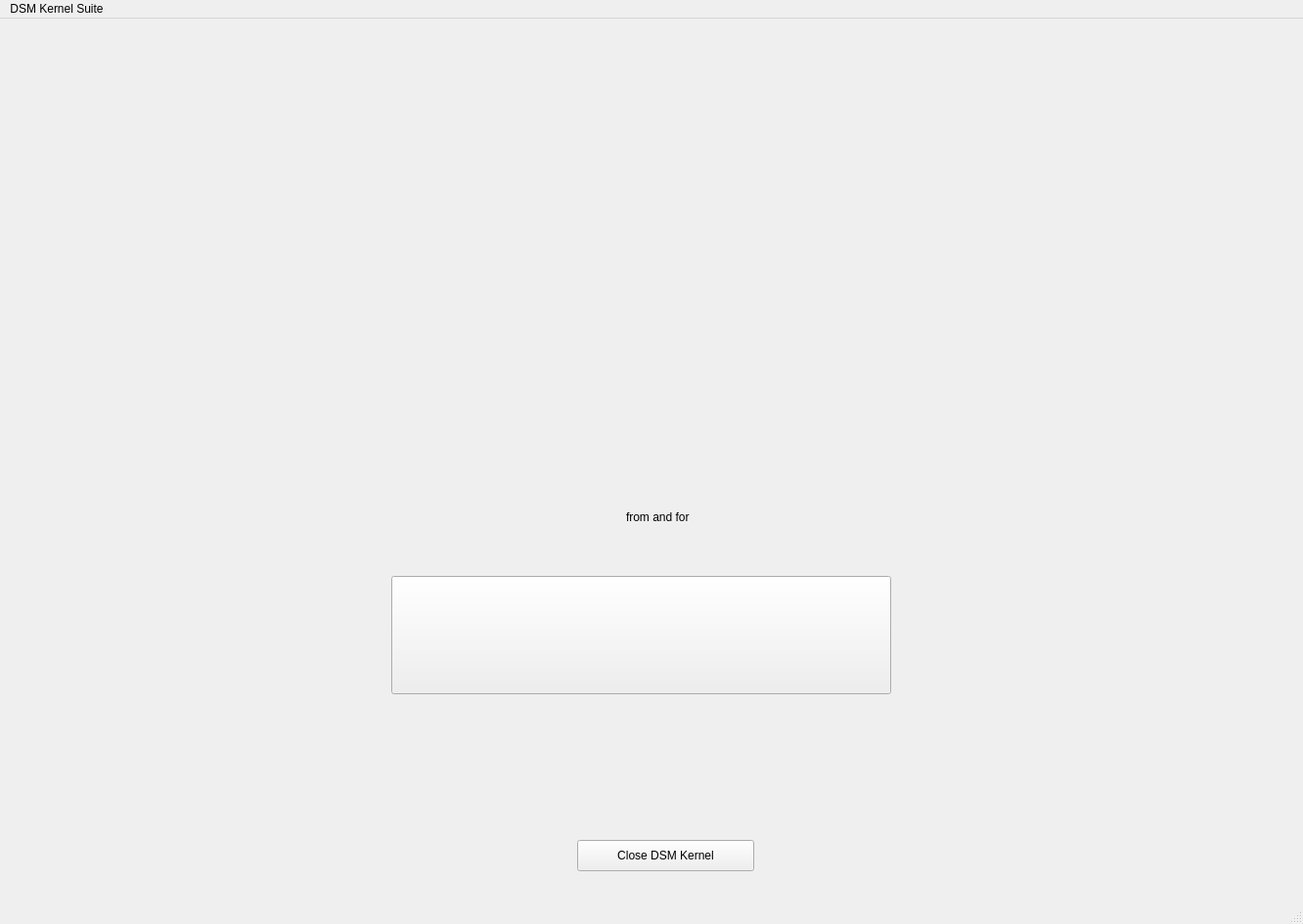
<?xml version="1.0" encoding="UTF-8"?>
<ui version="4.0">
 <class>MainWindow</class>
 <widget class="QMainWindow" name="MainWindow">
  <property name="geometry">
   <rect>
    <x>0</x>
    <y>0</y>
    <width>1332</width>
    <height>945</height>
   </rect>
  </property>
  <property name="font">
   <font>
    <family>.AppleSystemUIFont</family>
   </font>
  </property>
  <property name="windowTitle">
   <string>DSM Kernel Suite</string>
  </property>
  <widget class="QWidget" name="centralwidget">
   <widget class="QPushButton" name="pushButton">
    <property name="geometry">
     <rect>
      <x>400</x>
      <y>570</y>
      <width>511</width>
      <height>121</height>
     </rect>
    </property>
    <property name="styleSheet">
     <string notr="true">image: url(:/images/images/MuseSeLFiE.png);</string>
    </property>
    <property name="text">
     <string/>
    </property>
   </widget>
   <widget class="QPushButton" name="pushButton_2">
    <property name="geometry">
     <rect>
      <x>590</x>
      <y>840</y>
      <width>181</width>
      <height>32</height>
     </rect>
    </property>
    <property name="text">
     <string>Close DSM Kernel</string>
    </property>
   </widget>
   <widget class="QLabel" name="label">
    <property name="geometry">
     <rect>
      <x>640</x>
      <y>500</y>
      <width>81</width>
      <height>20</height>
     </rect>
    </property>
    <property name="text">
     <string>from and for</string>
    </property>
   </widget>
   <widget class="QLabel" name="label_2">
    <property name="geometry">
     <rect>
      <x>510</x>
      <y>170</y>
      <width>311</width>
      <height>191</height>
     </rect>
    </property>
    <property name="styleSheet">
     <string notr="true">image: url(:/images/images/dsm_logo.png);</string>
    </property>
    <property name="text">
     <string/>
    </property>
   </widget>
  </widget>
  <widget class="QMenuBar" name="menubar">
   <property name="geometry">
    <rect>
     <x>0</x>
     <y>0</y>
     <width>1332</width>
     <height>24</height>
    </rect>
   </property>
   <widget class="QMenu" name="menuDSM_Kernel_Suite">
    <property name="title">
     <string>DSM Kernel Suite</string>
    </property>
   </widget>
   <addaction name="menuDSM_Kernel_Suite"/>
  </widget>
  <widget class="QStatusBar" name="statusbar"/>
 </widget>
 <resources/>
 <connections/>
</ui>
